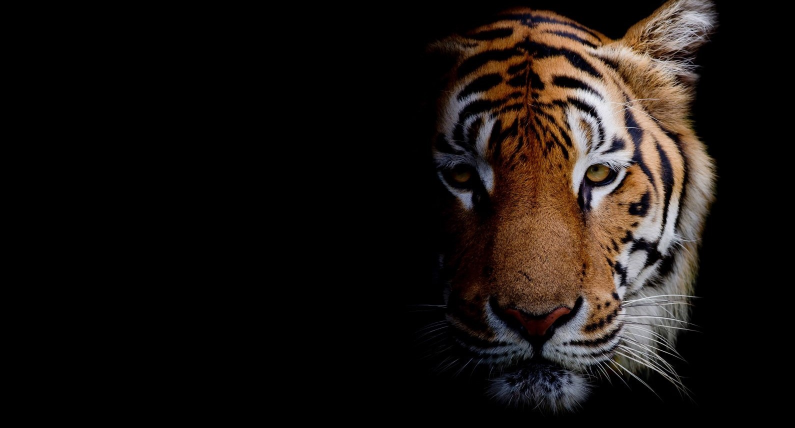
#> input picture 2/tiger.jpg, 1590 x 856 px (shown at 1/2 size)
$ python 3-code.py
#> lines starting #> are read from the running program, lines starting #| are printed output that depends on the picture; after the words box and inside, x2 and y2 are one past the last pixel; in counts of white or black regions, pixels touching at a corner belong together
import cv2
import random

img = cv2.imread('tiger.jpg', -1)
#> img is the input picture: shape (856, 1590, 3); mean B, G, R 16.9, 19.9, 25.4

#Copying and Pasting part of an image:

part = img[500:700, 600:900] #numPyArraySlice: I wanna copy from row 500 -> 700 and in those rows i wanna copy coloumns 600 -> 900
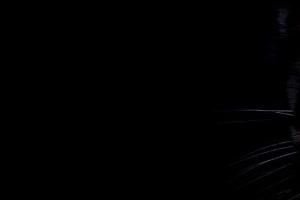
#> part: shape (200, 300, 3); mean B, G, R 0.8, 0.5, 0.5

#the dimesions of the place i wanna copy to has to be same as the dimesions of the part i copied
img[100:300, 650:950] = part
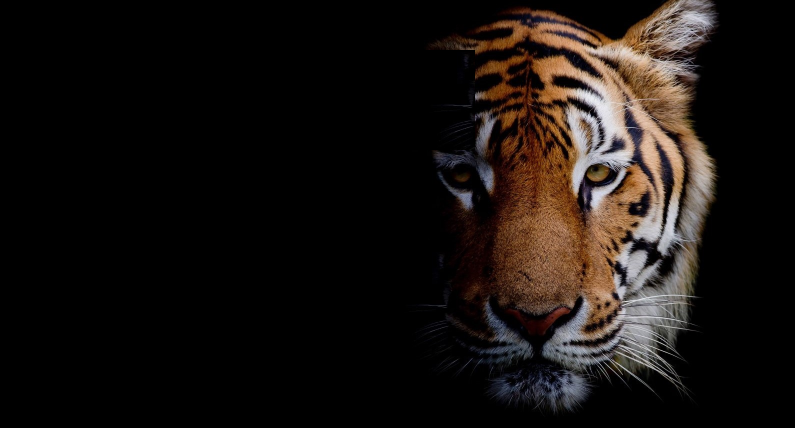
#> img: shape (856, 1590, 3) (shown at 1/2 size); 1.16% of pixels changed, all inside (x1, y1, x2, y2) = (824, 100, 950, 300)
cv2.imshow('Image', img)
cv2.waitKey(0)
cv2.destroyAllWindows()
